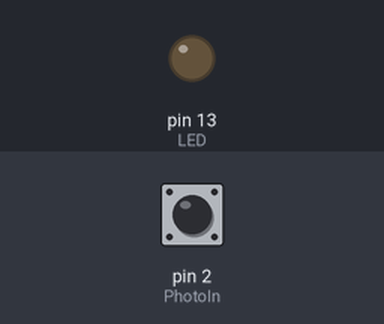
The sketch below on a simulated Arduino Uno, built with avr-gcc and run on an emulated ATmega328P. On the bench: output pins drawn as LEDs (lit = HIGH). Dashed ring = blinking. The test bench sets the inputs (shaded band); at power-on: pin 2 (PhotoIn) LOW. What the sketch prints to the serial monitor is not drawn.

Above: at 1.2 s.
1.3 s: pin 2 (PhotoIn) driven HIGH
At 2.1 s:
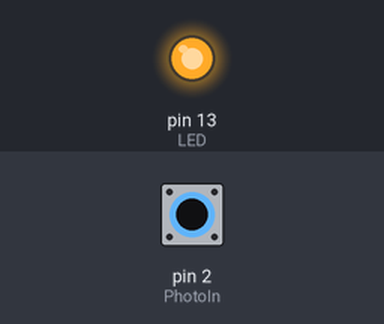
2.8 s: pin 2 (PhotoIn) driven LOW
At 3.3 s:
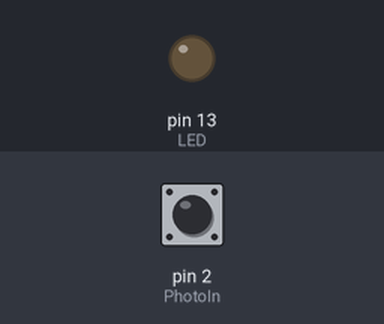
5.8 s: pin 2 (PhotoIn) pulsed HIGH 5 times (0.12 s each, 0.3 s apart)
At 5.86 s:
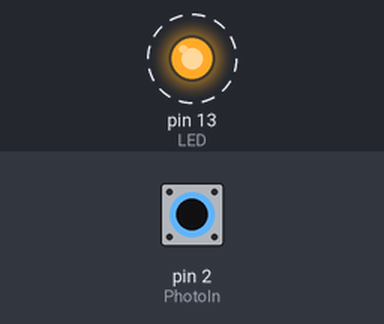
Timing chart, 0 to 8.8 s (numbered marks = the images above; inputs shaded):
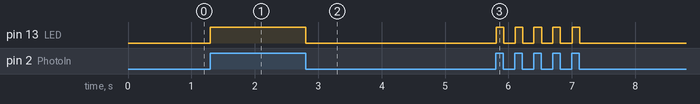

The sketch:

slot_sensor.ino
```cpp
//https://www.instructables.com/Photomicrosensor-to-Arduino/

const int PhotoIn = 2; //input pin for Photomicrosensor
const int LED = 13; //output pin for LED
int State = 0; //a variable to read the encoder state
void setup()
{
  pinMode(PhotoIn, INPUT); //set pin 2 as input
  pinMode(LED, OUTPUT); //set pin 13 as output
  Serial.begin(9600);
}
void loop() {
  State = digitalRead(PhotoIn);
  if (State == HIGH) {  //if the encoder output is in a high logical state
    digitalWrite(LED, HIGH); //turn the LED on
    Serial.println("High");
  }
  else {
    digitalWrite(LED, LOW); //turn the LED off
    Serial.println("Low");
  }
}
```

Measured:
- after the input at 1.3 s, pin 13 (LED): LOW → HIGH at once
- after the input at 2.8 s, pin 13 (LED): HIGH → LOW at once
- after the input at 5.8 s, pin 13 (LED): alternates HIGH for 0.12 s and LOW for 0.18 s, 10 changes in all, then stays LOW, starting at once
